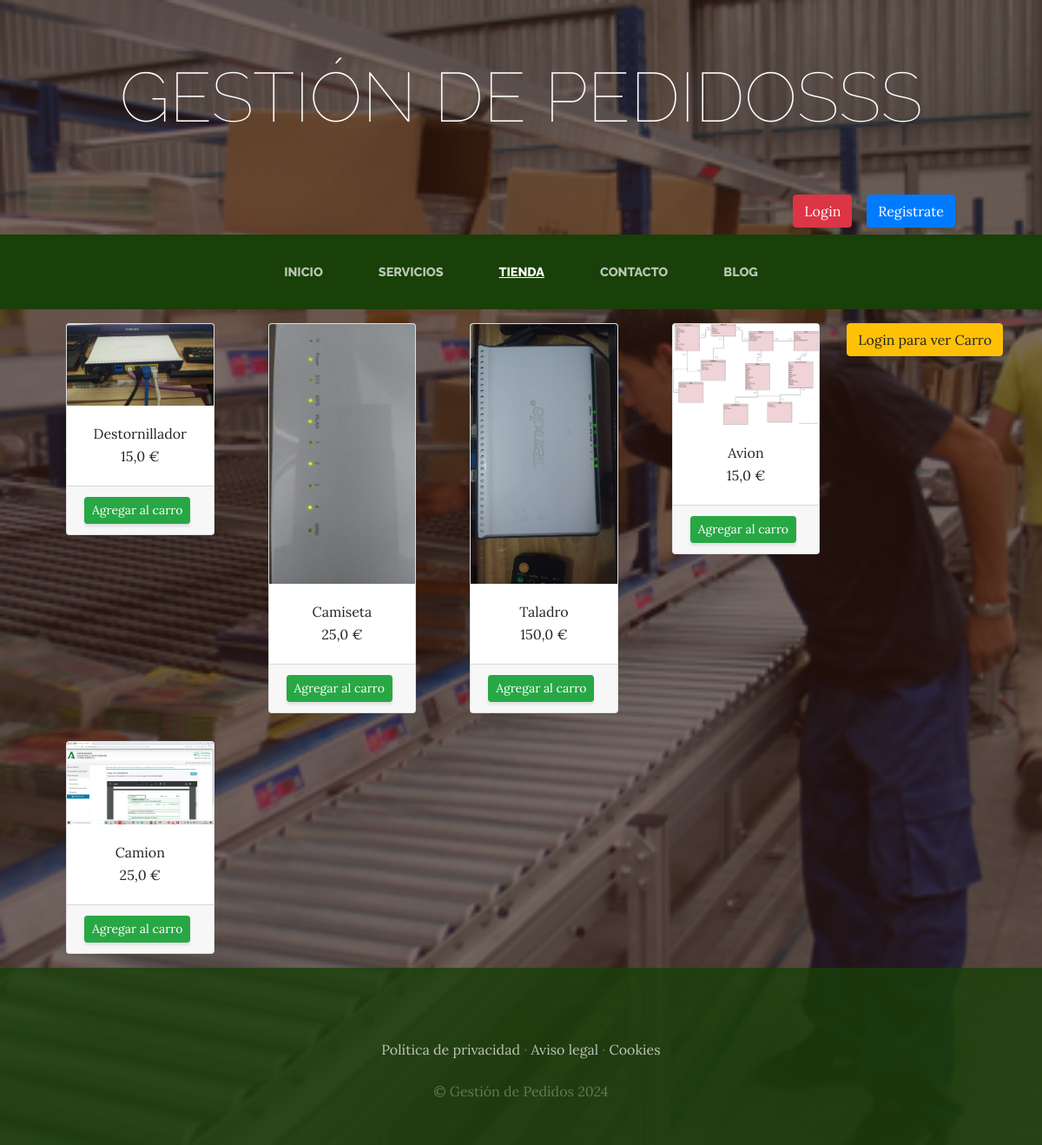
The app's page /tienda/ with its own data.
### tienda/models.py (models this page shows)
class Producto(models.Model):
    nombre=models.CharField(max_length=50)
    categorias=models.ForeignKey(CategoriaProd, on_delete=models.CASCADE)
    imagen=models.ImageField(upload_to="tienda", null=True, blank=True)
    Precio=models.FloatField()
    disponibilidad=models.BooleanField(default=True)
    created=models.DateTimeField(auto_now_add=True)
    updated=models.DateTimeField(auto_now_add=True)
    class Meta:
        verbose_name="producto"
        verbose_name_plural="productos"

### tienda/views.py (the view)
# urls.py: path('tienda/', include('tienda.urls')),
def tienda(request):
   productos=Producto.objects.all()
   return render(request, "tienda/tienda.html",{"productos":productos})

### carro/context_processor.py (called while the page is built)
def importe_total_carro(request):
    total=0
    if request.user.is_authenticated:
        carro = request.session.get("carro", {})
        for key, value in carro.items():
            total=total+float(value["precio"])
    else:
        total="Debes hacer Login"
    return {"importe_total_carro":total}

### tienda/templates/tienda/tienda.html
{% extends "ProyectoWebApp/base.html" %}
{% load static %}
{% block content %}
<div class="container">
    <div style="float:right;">
        {% if request.user.is_authenticated %}
        {% include "carro/widget.html" %}
        {% else %}
        <button  type="button" value="" class="btn btn-warning mt-3">Login para ver Carro</button>
        {%  endif %}
    </div>
    <div class="row">
{% for producto in productos %}
<div class="col-md-3">
    <div class="card m-3">
        <img src="{{producto.imagen.url}}" alt="" class="card-img-top">
        <div class="card-body" style="text-align: center;">
            <h7 class="card-title">{{producto.nombre}}</h7>
            <p class="card-text">{{producto.Precio}}&nbsp;€</p>
        </div>
        <div class="card-footer">
            <a href="{% url 'carro:agregar' producto.id %}" class="btn btn-success btn-sm">Agregar al carro</a>
        </div>
    </div>
</div>
{% endfor %}
    </div>
</div>
{% endblock %}

### ProyectoWebApp/templates/ProyectoWebApp/base.html (shortened to what this page needs)
<html>
<head>
    {% load static %}
    <link href="{% static 'ProyectoWebApp/vendor/bootstrap/css/bootstrap.min.css' %}" rel="stylesheet">
    <link href="{% static 'ProyectoWebApp/css/gestion.css' %}" rel="stylesheet">
</head>
<body>
    <h1 class="site-heading text-center text-white d-none d-lg-block">
        <span class="site-heading-lower">Gestión de Pedidosss</span>
      </h1>
      <div style="color: white; text-align: right; margin-right: 100px;">
        {% if user.is_authenticated %}
         <a class="btn btn-success mb-2"> Hola: {{user.username}} </a>&nbsp;&nbsp; <a href="{% url 'cerrar_sesion' %}" class="btn btn-danger mb-2">Cerrar Sesion</a>
        {% else %}
        <a href="{% url 'logear' %}" class="btn btn-danger mb-2">Login</a> &nbsp;&nbsp; <a href="{% url 'Autenticacion' %}" class="btn btn-primary mb-2">Registrate</a>
        {% endif %}
      </div>
 <nav class="navbar navbar-expand-lg navbar-dark py-lg-4" id="mainNav">
    <div class="container">
      <div class="collapse navbar-collapse" id="navbarResponsive">
        <ul class="navbar-nav mx-auto">
          <li class="nav-item {% if request.path == '/' %} active {% endif %} px-lg-4">
            <a class="nav-link text-uppercase text-expanded" href="{% url 'Home' %}">Inicio</a>
          </li>
          <li class="nav-item {% if request.path == '/servicios/' %} active {% endif %} px-lg-4">
            <a class="nav-link text-uppercase text-expanded" href="{% url 'Servicios' %}">Servicios</a>
          </li>
          <li class="nav-item {% if request.path == '/tienda/' %} active {% endif %} px-lg-4">
            <a class="nav-link text-uppercase text-expanded" href="{% url 'Tienda' %}">Tienda</a>
          </li>
          <li class="nav-item {% if request.path == '/contacto/' %} active {% endif %} px-lg-4">
            <a class="nav-link text-uppercase text-expanded" href="{% url 'Contacto' %}">Contacto</a>
          </li>
          <li class="nav-item {% if request.path|slice:':6' == '/blog/' %} active {% endif %} px-lg-4">
            <a class="nav-link text-uppercase text-expanded" href="{% url 'Blog' %}">Blog</a>
          </li>
        </ul>
      </div>
    </div>
  </nav>
    {% block content %}
    {% endblock %}
    <footer class="footer text-faded text-center py-5">
      <div class="container">
        <p class="m-0 mbt">
        	<a href="sample.html" class="link">Política de privacidad</a> ·
        	<a href="sample.html" class="link">Aviso legal</a> ·
        	<a href="sample.html" class="link">Cookies</a>
		</p>
        <p class="m-0 mbt1">&copy; Gestión de Pedidos 2024</p>
      </div>
	</footer>
</body>
</html>

### ProyectoWebApp/static/ProyectoWebApp/css/gestion.css (style rules this page uses)
body { font-family: 'Lora'; background: linear-gradient(rgba(47, 23, 15, 0.65), rgba(47, 23, 15, 0.65)), url("../img/bg_main.jpg"); background-attachment: fixed; background-position: center; background-size: cover; }
h1, h2, h3, h4, h5, h6 { font-family: 'Raleway'; }
p { line-height: 1.75; }
.text-faded { color: rgba(255, 255, 255, 0.3); }
.site-heading { margin-top: 5rem; margin-bottom: 5rem; text-transform: uppercase; line-height: 1; font-family: 'Raleway'; }
.site-heading .site-heading-lower { font-size: 5rem; font-weight: 100; line-height: 4rem; }
#mainNav { background-color: rgba(24, 64, 8); font-family: 'Raleway'; }
#mainNav .navbar-nav .nav-item .nav-link { color: rgba(255, 255, 255, 0.7); font-weight: 800; }
#mainNav .navbar-nav .nav-item.active .nav-link { color: #ffffff; text-decoration: underline; }
@media (min-width: 992px) { #mainNav .navbar-nav .nav-item .nav-link { font-size: 0.9rem; } }
.footer { background-color: rgba(24, 64, 8, 0.8); }
.btn { box-shadow: 0px 3px 3px 0px rgba(33, 37, 41, 0.1); }
.mbt { padding-top: 2rem; }
.mbt1 { padding-top: 1.25rem; }
a.link { color: rgba(255, 255, 255, 0.7); }

### records on screen
Producto: imagen (picture), nombre "Destornillador", Precio "15,0"
Producto: imagen (picture), nombre "Camiseta", Precio "25,0"
Producto: imagen (picture), nombre "Taladro", Precio "150,0"
Producto: imagen (picture), nombre "Avion", Precio "15,0"
Producto: imagen (picture), nombre "Camion", Precio "25,0"
